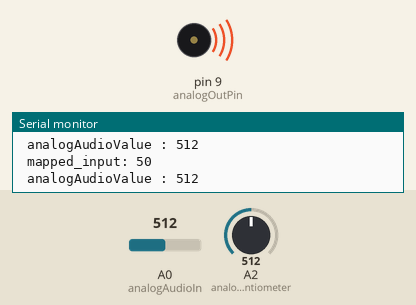
Recording of a sketch running on a simulated Arduino Uno, built with avr-gcc and run on an emulated ATmega328P. Shown: buzzer (waves = sounding), the last lines printed to the serial monitor. Inputs (shaded band) come from the test bench; at power-on: A2 (analogPotentiometer) = 512, A0 (analogAudioIn) = 512.

Above: at 1.2 s.
1.3 s: A2 (analogPotentiometer) set to 23
At 2.3 s:
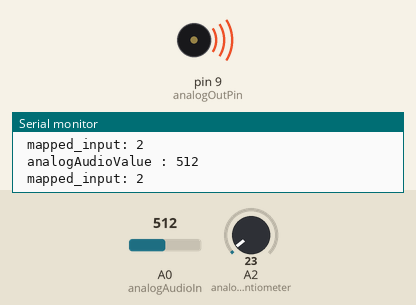
4.3 s: A2 (analogPotentiometer) set to 18
At 5.7 s:
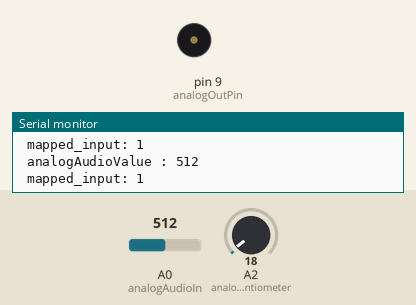
8.9 s: A0 (analogAudioIn) set to 104
10.4 s: A0 (analogAudioIn) set to 92
11.9 s: A2 (analogPotentiometer) set to 1023
At 12.2 s:
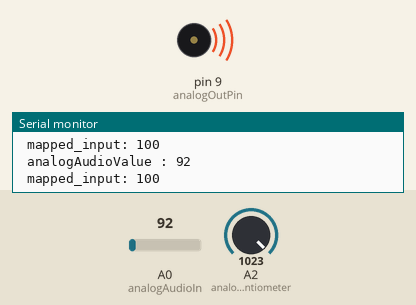
Timing chart, 0 to 14.9 s (numbered marks = the images above; inputs shaded):
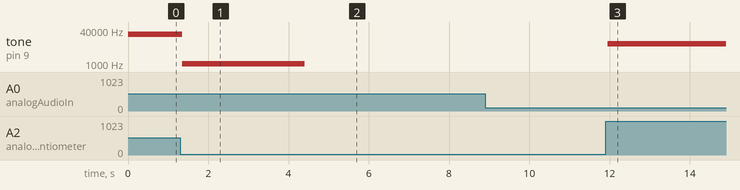

The sketch:

SocialArtifacts.ino
```cpp
/*

  Social Artifacts

  Original code referenced from the Analog input, analog output, serial output example

  DOCS
  Reads the analog output from a Digibird and interperits it
  and minipulates it using a Poteniometer and digitizes it
  and outputs the digital audio based on the original Digibird audio frequency
  to a larger speaker.

  By: Jordan Shaw

 */

// Used this file as a reference
// in the beginning of the project
//#include "pitches.h"

// These constants won't change.  They're used to give names
// to the pins used:
const int analogAudioIn = A0;  // Analog input pin that the potentiometer is attached to
const int analogPotentiometer= A2;

// Analog output pin to send digital reinterpertation of the bird song
const int analogOutPin = 9;

// value read from the bird
int analogAudioValue = 0;
int analogPotentiometerValue = 0;
int mapped_input = 0;

void setup() {
  // initialize serial communications at 9600 bps:
  Serial.begin(9600);
}

void loop() {
  // read the analog in value:
  analogAudioValue  = analogRead(analogAudioIn);

  Serial.print("\n analogAudioValue : ");
  Serial.println(analogAudioValue);

  // read potentiometer analog input
  analogPotentiometerValue  = analogRead(analogPotentiometer);

  // Map the Potentiometer value to a number that can be multiplied and
  // added to the frequency for the digital output
  // bird song input to a resonable value
  mapped_input= map(analogPotentiometerValue, 0, 1023, 0, 100);

  Serial.print("\n mapped_input: ");
  Serial.print(mapped_input);

  // to accound for some weird readings and make sure there's no sound
  // when there shouldn't be I put these checks into place
  if (analogAudioValue  > 6){
    if(mapped_input > 1){
      tone(analogOutPin, analogAudioValue * mapped_input, 100);
    }
  }
}
```

Measured:
- the behaviour switches between 21 and 20 on A2 (analogPotentiometer) (found by bisection; images 1 and 2)
- after the input at 1.3 s, tone on pin 9 (analogOutPin): 25600 Hz → 1024 Hz after 0.05 s
- after the input at 4.3 s, tone on pin 9 (analogOutPin): 1024 Hz → silent after 0.10 s
- after the input at 11.9 s, tone on pin 9 (analogOutPin): silent → 9200 Hz after 0.06 s
